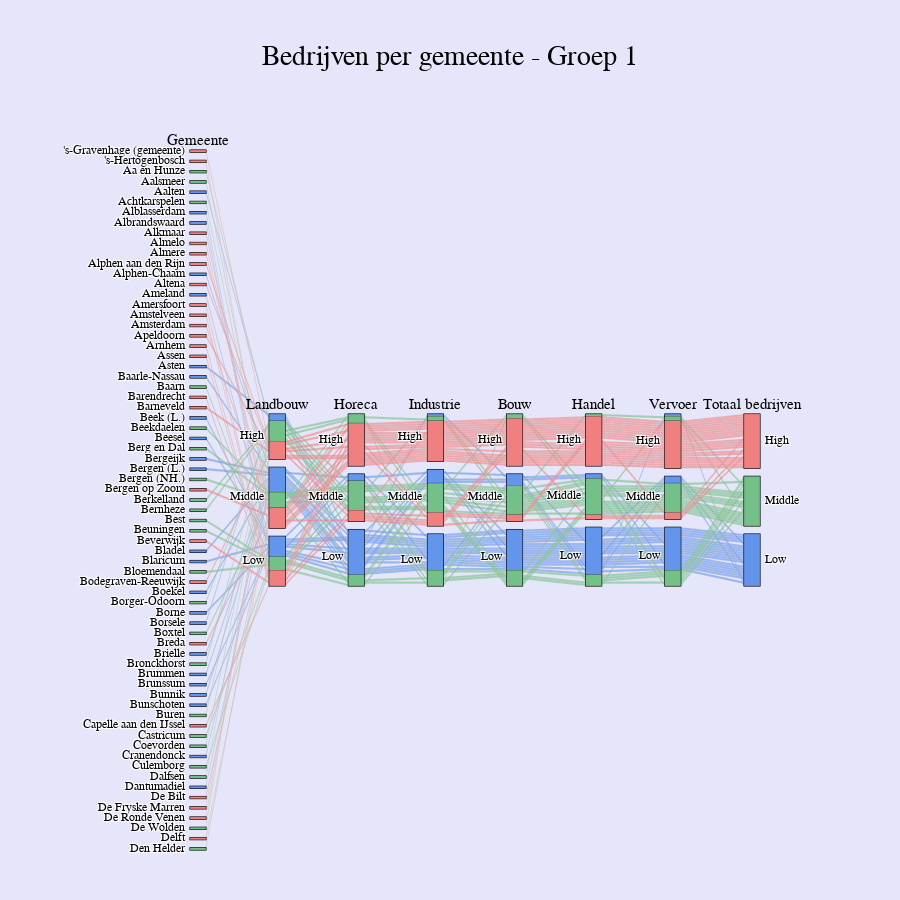
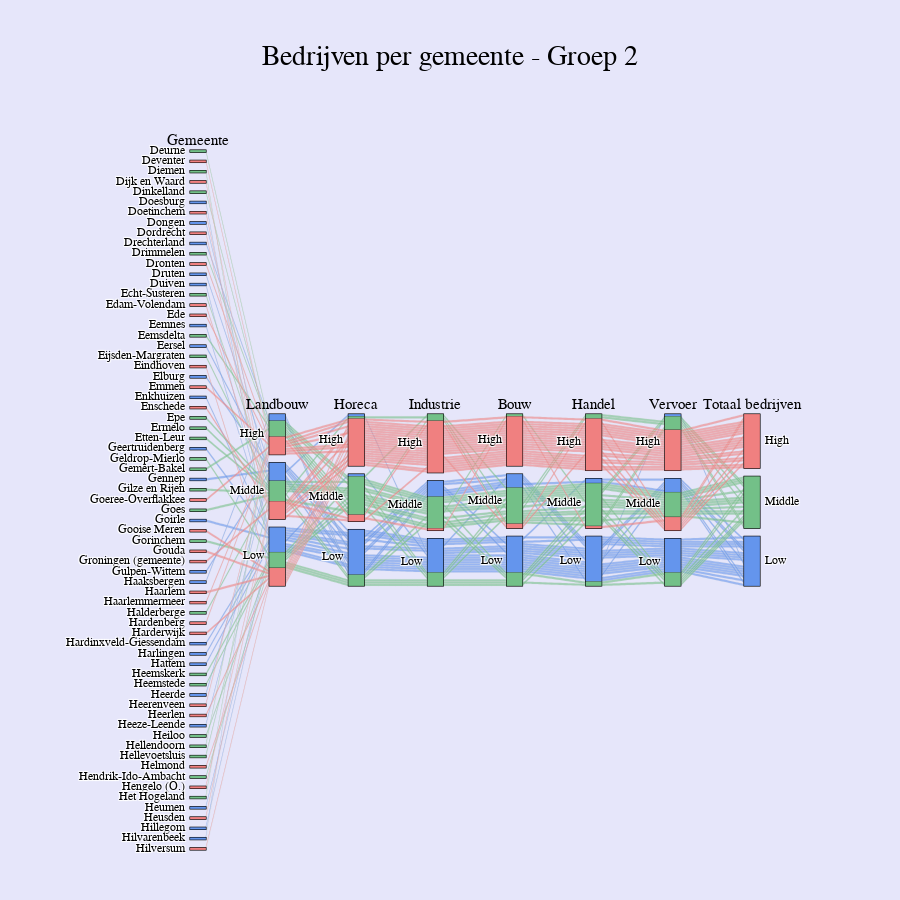
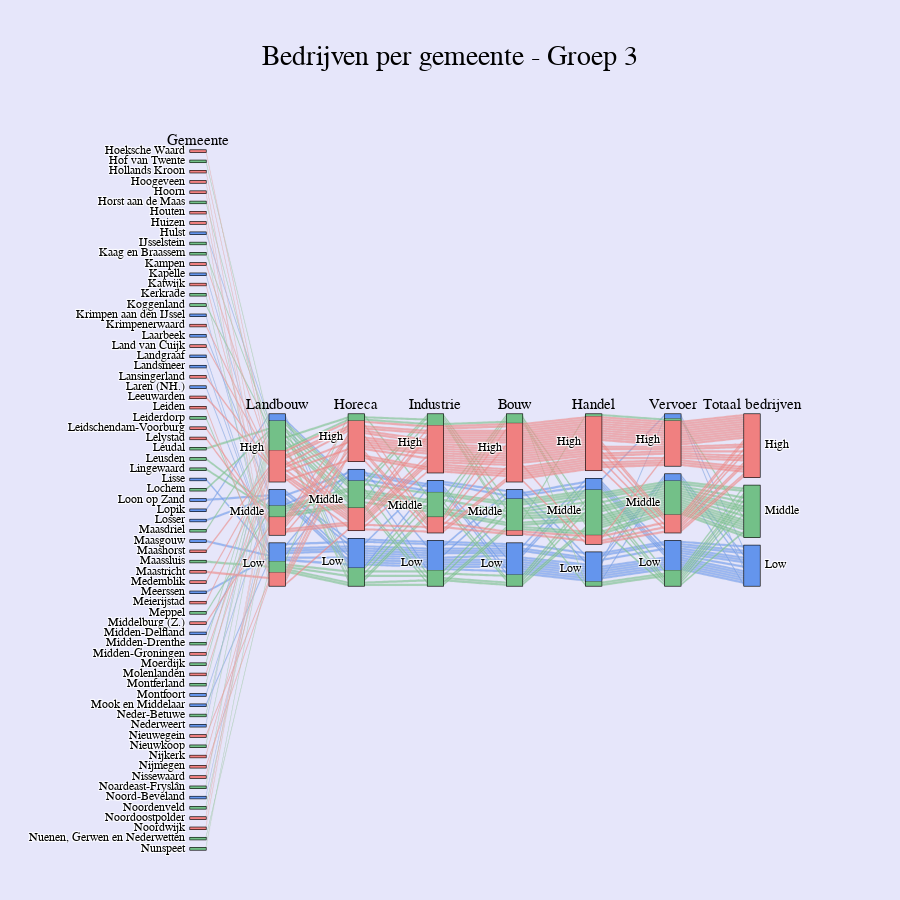
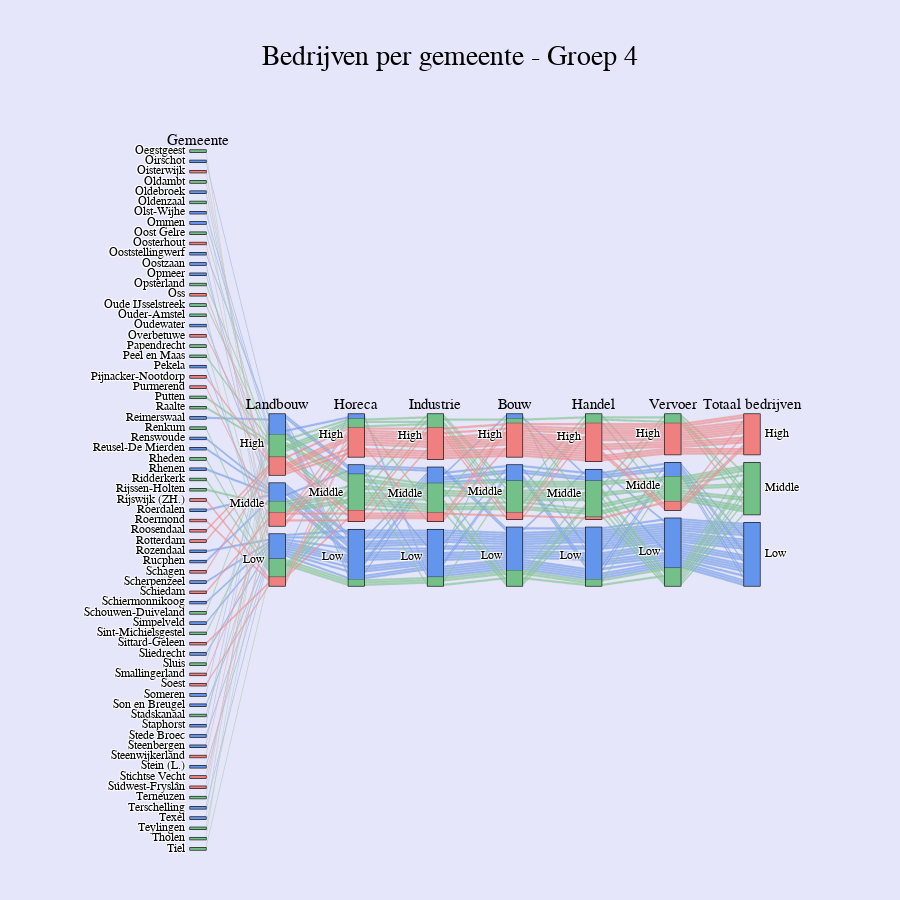

Notebook code cell kept with these figures, in order:
### Code cell
# Load the new dataset
df = pd.read_csv('vestigingen_van_bedrijven_schoongemaakt.csv')

# Classify the number of companies into 'Low', 'Middle', and 'High'
df['company_qcut'] = pd.qcut(df['A-U Alle economische activiteiten'], q=3, labels=['Low', 'Middle', 'High'])
df['I Horeca_qcut'] = pd.qcut(df['I Horeca'], q=3, labels=['Low', 'Middle', 'High'])
df['A Landbouw, bosbouw en visserij_qcut'] = pd.qcut(df['A Landbouw, bosbouw en visserij'], q=3, labels=['Low', 'Middle', 'High'])
df['C Industrie_qcut'] = pd.qcut(df['C Industrie'], q=3, labels=['Low', 'Middle', 'High'])
df['F Bouwnijverheid_qcut'] = pd.qcut(df['F Bouwnijverheid'], q=3, labels=['Low', 'Middle', 'High'])
df['G Handel_qcut'] = pd.qcut(df['G Handel'], q=3, labels=['Low', 'Middle', 'High'])
df['H Vervoer en opslag_qcut'] = pd.qcut(df['H Vervoer en opslag'], q=3, labels=['Low', 'Middle', 'High'])

# Sort the dataframe by municipality
df = df.sort_values("Regio's")

# Split the municipalities into 4 equal groups
num_groups = 5
df['group'] = pd.qcut(range(len(df)), num_groups, labels=False)


# Define a function to create a plot for a specific group
def create_plot(group):
    group_df = df[df['group'] == group]
    dimensions = [
        {'label': 'Gemeente', 'values': group_df["Regio's"], 'categoryorder': 'category ascending', 'ticktext': [_ for _ in group_df["I Horeca"]]},
        {'label': 'Landbouw', 'values': group_df["A Landbouw, bosbouw en visserij_qcut"], 'categoryorder': 'array', 'categoryarray': ['High', 'Middle', 'Low']},
        {'label': 'Horeca', 'values': group_df["I Horeca_qcut"], 'categoryorder': 'array', 'categoryarray': ['High', 'Middle', 'Low']},
        {'label': 'Industrie', 'values': group_df["C Industrie_qcut"], 'categoryorder': 'array', 'categoryarray': ['High', 'Middle', 'Low']},
        {'label': 'Bouw', 'values': group_df["F Bouwnijverheid_qcut"], 'categoryorder': 'array', 'categoryarray': ['High', 'Middle', 'Low']},
        {'label': 'Handel', 'values': group_df["G Handel_qcut"], 'categoryorder': 'array', 'categoryarray': ['High', 'Middle', 'Low']},
        {'label': 'Vervoer', 'values': group_df["H Vervoer en opslag_qcut"], 'categoryorder': 'array', 'categoryarray': ['High', 'Middle', 'Low']},
        {'label': 'Totaal bedrijven', 'values': group_df['company_qcut'], 'categoryorder': 'array', 'categoryarray': ['High', 'Middle', 'Low']}
    ]
    colors = {'Low': 0, 'Middle': 0.5, 'High': 1}
    # color_scale = [[0, '#A8E0B7'], [0.5, '#73C088'], [1, '#397D54']]
    color_scale = [[0, 'cornflowerblue'], [0.5, '#73C088'], [1, 'lightcoral']]
    color_vals = group_df['company_qcut'].map(colors)
    fig = go.Figure(go.Parcats(
        dimensions=dimensions,
        line={'color': color_vals, 'colorscale': color_scale},
        labelfont={'size': 15},
        tickfont={'size': 12},
        # dimensiondefaults={'ticktext': ['Low', 'Middle', 'High']}
    ))
    
    
    
    
    
    fig.update_layout(
        # title=f'Bedrijven per gemeente - Group {group + 1}',
        height=900,
        title={
        'text': f'Bedrijven per gemeente - Groep {group + 1}',
        'y':0.95,
        'x':0.5,
        'xanchor': 'center',
        'yanchor': 'top'
        },
        font=dict(
            family="Courier New, monospace",
            size=20,
            # color="#235D3A"
            color='black' 
        ),
        margin=dict(l=150, r=100, t=150, b=50),
        plot_bgcolor='red',
        paper_bgcolor='lavender',
        bargap=1,
    )
    
    return fig

# Create plots for each group
for group in range(num_groups):
    fig = create_plot(group)
    fig.show()

### Figure 1 — Plotly figure (JSON) as saved in the notebook; plotly's stock layout.template omitted (floating-point values rounded to 4 significant figures)
{"data": [{"dimensions": [{"categoryorder": "category ascending", "label": "Gemeente", "ticktext": [3050, 770, 150, 110, 90, 80, 55, 55, 505, 220, 865, 300, 65, 165, 140, 605, 350, 8650, 675, 760, 210, 75, 50, 105, 105, 220, 75, 165, 45, 155, 95, 80, 290, 290, 175, 90, 85, 80, 235, 80, 35, 100, 110, 30, 130, 60, 75, 130, 920, 80, 180, 75, 95, 45, 80, 110, 155, 150, 180, 80, 85, 105, 50, 120, 310, 200, 120, 520, 215], "values": ["'s-Gravenhage (gemeente)", "'s-Hertogenbosch", "Aa en Hunze", "Aalsmeer", "Aalten", "Achtkarspelen", "Alblasserdam", "Albrandswaard", "Alkmaar", "Almelo", "Almere", "Alphen aan den Rijn", "Alphen-Chaam", "Altena", "Ameland", "Amersfoort", "Amstelveen", "Amsterdam", "Apeldoorn", "Arnhem", "Assen", "Asten", "Baarle-Nassau", "Baarn", "Barendrecht", "Barneveld", "Beek (L.)", "Beekdaelen", "Beesel", "Berg en Dal", "Bergeijk", "Bergen (L.)", "Bergen (NH.)", "Bergen op Zoom", "Berkelland", "Bernheze", "Best", "Beuningen", "Beverwijk", "Bladel", "Blaricum", "Bloemendaal", "Bodegraven-Reeuwijk", "Boekel", "Borger-Odoorn", "Borne", "Borsele", "Boxtel", "Breda", "Brielle", "Bronckhorst", "Brummen", "Brunssum", "Bunnik", "Bunschoten", "Buren", "Capelle aan den IJssel", "Castricum", "Coevorden", "Cranendonck", "Culemborg", "Dalfsen", "Dantumadiel", "De Bilt", "De Fryske Marren", "De Ronde Venen", "De Wolden", "Delft", "Den Helder"]}, {"categoryarray": ["High", "Middle", "Low"], "categoryorder": "array", "label": "Landbouw", "values": ["High", "Middle", "High", "Middle", "High", "Middle", "Low", "Low", "Middle", "Middle", "Middle", "High", "Middle", "High", "Low", "Low", "Low", "Middle", "High", "Low", "Low", "High", "Middle", "Low", "Low", "High", "Low", "Middle", "Low", "Middle", "Middle", "Middle", "Middle", "Middle", "High", "High", "Low", "Low", "Low", "Middle", "Low", "Low", "High", "Middle", "High", "Low", "High", "Middle", "Middle", "Middle", "High", "Middle", "Low", "Middle", "Low", "High", "Low", "Low", "High", "Middle", "Low", "High", "Middle", "Middle", "High", "High", "High", "Middle", "Middle"]}, {"categoryarray": ["High", "Middle", "Low"], "categoryorder": "array", "label": "Horeca", "values": ["High", "High", "Middle", "Middle", "Low", "Low", "Low", "Low", "High", "High", "High", "High", "Low", "Middle", "Middle", "High", "High", "High", "High", "High", "High", "Low", "Low", "Middle", "Middle", "High", "Low", "Middle", "Low", "Middle", "Middle", "Low", "High", "High", "Middle", "Low", "Low", "Low", "High", "Low", "Low", "Middle", "Middle", "Low", "Middle", "Low", "Low", "Middle", "High", "Low", "High", "Low", "Middle", "Low", "Low", "Middle", "Middle", "Middle", "High", "Low", "Low", "Middle", "Low", "Middle", "High", "High", "Middle", "High", "High"]}, {"categoryarray": ["High", "Middle", "Low"], "categoryorder": "array", "label": "Industrie", "values": ["High", "High", "Low", "Middle", "Middle", "Low", "Low", "Low", "High", "High", "High", "High", "Low", "High", "Low", "High", "High", "High", "High", "High", "Middle", "Middle", "Low", "Low", "Middle", "High", "Low", "Middle", "Low", "Middle", "Middle", "Low", "Low", "High", "High", "Middle", "Middle", "Low", "Middle", "High", "Low", "Low", "Middle", "Low", "Middle", "Low", "Middle", "Middle", "High", "Low", "High", "Low", "Low", "Low", "Middle", "Middle", "Middle", "Low", "Middle", "Middle", "Middle", "Middle", "Low", "Middle", "High", "High", "Middle", "High", "Middle"]}, {"categoryarray": ["High", "Middle", "Low"], "categoryorder": "array", "label": "Bouw", "values": ["High", "High", "Low", "Middle", "Low", "High", "Low", "Low", "High", "High", "High", "High", "Low", "High", "Low", "High", "High", "High", "High", "High", "Middle", "Low", "Low", "Middle", "Middle", "High", "Low", "Middle", "Low", "Middle", "Middle", "Low", "Middle", "High", "Middle", "High", "Middle", "Low", "High", "Middle", "Low", "Low", "High", "Low", "Low", "Low", "Low", "Middle", "High", "Low", "Middle", "Low", "Low", "Low", "Middle", "Middle", "High", "Middle", "Middle", "Middle", "Low", "Low", "Middle", "Middle", "High", "High", "Low", "High", "Middle"]}, {"categoryarray": ["High", "Middle", "Low"], "categoryorder": "array", "label": "Handel", "values": ["High", "High", "Low", "High", "Low", "Middle", "Low", "Low", "High", "High", "High", "High", "Low", "High", "Low", "High", "High", "High", "High", "High", "High", "Low", "Low", "Low", "High", "High", "Low", "Middle", "Low", "Low", "Low", "Low", "Middle", "High", "Middle", "Middle", "Middle", "Middle", "High", "Middle", "Low", "Low", "Middle", "Low", "Low", "Low", "Low", "Middle", "High", "Low", "Middle", "Low", "Low", "Low", "Middle", "Middle", "High", "Middle", "Middle", "Low", "Middle", "Middle", "Low", "Middle", "High", "High", "Middle", "High", "Middle"]}, {"categoryarray": ["High", "Middle", "Low"], "categoryorder": "array", "label": "Vervoer", "values": ["High", "High", "Low", "High", "Low", "Middle", "Middle", "High", "High", "High", "High", "High", "Low", "High", "Low", "High", "High", "High", "High", "High", "Middle", "Low", "Low", "Low", "High", "High", "Middle", "Middle", "Low", "Low", "Low", "Low", "Low", "High", "Low", "Middle", "Middle", "Middle", "High", "Low", "Low", "Low", "Middle", "Low", "Middle", "Low", "Middle", "Middle", "High", "Low", "Low", "Low", "Low", "Low", "Low", "High", "High", "Middle", "Middle", "Low", "Middle", "Middle", "Low", "Middle", "High", "High", "Middle", "High", "Middle"]}, {"categoryarray": ["High", "Middle", "Low"], "categoryorder": "array", "label": "Totaal bedrijven", "values": ["High", "High", "Middle", "Middle", "Low", "Middle", "Low", "Low", "High", "High", "High", "High", "Low", "High", "Low", "High", "High", "High", "High", "High", "High", "Low", "Low", "Middle", "High", "High", "Low", "Middle", "Low", "Middle", "Low", "Low", "Middle", "High", "Middle", "Middle", "Middle", "Middle", "High", "Low", "Low", "Middle", "High", "Low", "Middle", "Low", "Low", "Middle", "High", "Low", "Middle", "Low", "Low", "Low", "Low", "Middle", "High", "Middle", "Middle", "Low", "Middle", "Middle", "Low", "High", "High", "High", "Middle", "High", "Middle"]}], "labelfont": {"size": 15}, "line": {"color": [1, 1, 0.5, 0.5, 0, 0.5, 0, 0, 1, 1, 1, 1, 0, 1, 0, 1, 1, 1, 1, 1, 1, 0, 0, 0.5, 1, 1, 0, 0.5, 0, 0.5, 0, 0, 0.5, 1, 0.5, 0.5, 0.5, 0.5, 1, 0, 0, 0.5, 1, 0, 0.5, 0, 0, 0.5, 1, 0, 0.5, 0, 0, 0, 0, 0.5, 1, 0.5, 0.5, 0, 0.5, 0.5, 0, 1, 1, 1, 0.5, 1, 0.5], "colorscale": [[0, "cornflowerblue"], [0.5, "#73C088"], [1, "lightcoral"]]}, "tickfont": {"size": 12}, "type": "parcats"}], "layout": {"bargap": 1, "font": {"color": "black", "family": "Courier New, monospace", "size": 20}, "height": 900, "margin": {"b": 50, "l": 150, "r": 100, "t": 150}, "paper_bgcolor": "lavender", "plot_bgcolor": "red", "title": {"text": "Bedrijven per gemeente - Groep 1", "x": 0.5, "xanchor": "center", "y": 0.95, "yanchor": "top"}}}

### Figure 2 — Plotly figure (JSON) as saved in the notebook; plotly's stock layout.template omitted (floating-point values rounded to 4 significant figures)
{"data": [{"dimensions": [{"categoryorder": "category ascending", "label": "Gemeente", "ticktext": [120, 405, 160, 205, 125, 55, 200, 75, 385, 65, 100, 115, 60, 70, 120, 140, 385, 25, 145, 90, 155, 1165, 85, 355, 90, 555, 140, 150, 110, 80, 135, 130, 70, 90, 205, 195, 65, 265, 150, 225, 1075, 215, 85, 880, 645, 90, 210, 190, 30, 95, 55, 95, 90, 70, 185, 355, 80, 60, 110, 115, 315, 70, 250, 175, 55, 155, 60, 90, 415], "values": ["Deurne", "Deventer", "Diemen", "Dijk en Waard", "Dinkelland", "Doesburg", "Doetinchem", "Dongen", "Dordrecht", "Drechterland", "Drimmelen", "Dronten", "Druten", "Duiven", "Echt-Susteren", "Edam-Volendam", "Ede", "Eemnes", "Eemsdelta", "Eersel", "Eijsden-Margraten", "Eindhoven", "Elburg", "Emmen", "Enkhuizen", "Enschede", "Epe", "Ermelo", "Etten-Leur", "Geertruidenberg", "Geldrop-Mierlo", "Gemert-Bakel", "Gennep", "Gilze en Rijen", "Goeree-Overflakkee", "Goes", "Goirle", "Gooise Meren", "Gorinchem", "Gouda", "Groningen (gemeente)", "Gulpen-Wittem", "Haaksbergen", "Haarlem", "Haarlemmermeer", "Halderberge", "Hardenberg", "Harderwijk", "Hardinxveld-Giessendam", "Harlingen", "Hattem", "Heemskerk", "Heemstede", "Heerde", "Heerenveen", "Heerlen", "Heeze-Leende", "Heiloo", "Hellendoorn", "Hellevoetsluis", "Helmond", "Hendrik-Ido-Ambacht", "Hengelo (O.)", "Het Hogeland", "Heumen", "Heusden", "Hillegom", "Hilvarenbeek", "Hilversum"]}, {"categoryarray": ["High", "Middle", "Low"], "categoryorder": "array", "label": "Landbouw", "values": ["High", "High", "Low", "Middle", "High", "Low", "Middle", "Middle", "Middle", "High", "High", "High", "Middle", "Low", "Middle", "Middle", "High", "Low", "High", "Middle", "Middle", "Low", "Middle", "High", "Low", "Middle", "Middle", "Middle", "Middle", "Low", "Low", "High", "Middle", "Middle", "High", "Middle", "Low", "Low", "Low", "Low", "Middle", "Middle", "High", "Low", "High", "Middle", "High", "Low", "Low", "Low", "Low", "Low", "Low", "Middle", "High", "Low", "Middle", "Low", "High", "Middle", "Low", "Low", "Middle", "High", "Low", "Middle", "Low", "High", "Low"]}, {"categoryarray": ["High", "Middle", "Low"], "categoryorder": "array", "label": "Horeca", "values": ["Middle", "High", "Middle", "High", "Middle", "Low", "High", "Low", "High", "Low", "Middle", "Middle", "Low", "Low", "Middle", "Middle", "High", "Low", "Middle", "Low", "Middle", "High", "Low", "High", "Low", "High", "Middle", "Middle", "Middle", "Low", "Middle", "Middle", "Low", "Low", "High", "High", "Low", "High", "Middle", "High", "High", "High", "Low", "High", "High", "Low", "High", "High", "Low", "Middle", "Low", "Middle", "Low", "Low", "High", "High", "Low", "Low", "Middle", "Middle", "High", "Low", "High", "Middle", "Low", "Middle", "Low", "Low", "High"]}, {"categoryarray": ["High", "Middle", "Low"], "categoryorder": "array", "label": "Industrie", "values": ["High", "High", "Low", "High", "Middle", "Low", "High", "Middle", "High", "Middle", "Middle", "High", "Low", "Low", "Middle", "Middle", "High", "Low", "Middle", "Middle", "Middle", "High", "Low", "High", "Middle", "High", "Middle", "Low", "Middle", "Middle", "Middle", "Middle", "Low", "Middle", "High", "High", "Low", "High", "Middle", "High", "High", "Low", "Middle", "High", "High", "Middle", "High", "High", "Middle", "Low", "Low", "Low", "Low", "Low", "High", "High", "Low", "Low", "Middle", "Middle", "High", "Low", "High", "High", "Low", "High", "Low", "Low", "High"]}, {"categoryarray": ["High", "Middle", "Low"], "categoryorder": "array", "label": "Bouw", "values": ["Middle", "High", "Middle", "High", "Low", "Low", "High", "Middle", "High", "Middle", "Middle", "Middle", "Low", "Low", "Middle", "High", "High", "Low", "Middle", "Middle", "Low", "High", "Middle", "High", "Middle", "High", "Middle", "Middle", "Middle", "Low", "Middle", "High", "Low", "Low", "High", "Middle", "Low", "High", "Middle", "High", "High", "Low", "Low", "High", "High", "Middle", "High", "High", "Middle", "Low", "Low", "Middle", "Low", "Low", "Middle", "High", "Low", "Low", "Middle", "Middle", "High", "Low", "High", "Middle", "Low", "High", "Low", "Low", "High"]}, {"categoryarray": ["High", "Middle", "Low"], "categoryorder": "array", "label": "Handel", "values": ["Middle", "High", "Middle", "High", "Middle", "Low", "High", "Middle", "High", "Low", "Middle", "High", "Low", "Middle", "Middle", "Middle", "High", "Low", "Middle", "Low", "Low", "High", "Low", "High", "Low", "High", "Middle", "Middle", "High", "Low", "Middle", "Middle", "Low", "Middle", "High", "High", "Low", "High", "Middle", "High", "High", "Low", "Low", "High", "High", "Middle", "High", "High", "Low", "Low", "Low", "Middle", "Middle", "Low", "High", "High", "Low", "Low", "Middle", "Middle", "High", "Middle", "High", "Middle", "Low", "High", "Low", "Low", "High"]}, {"categoryarray": ["High", "Middle", "Low"], "categoryorder": "array", "label": "Vervoer", "values": ["Middle", "High", "High", "High", "Low", "Low", "Middle", "Middle", "High", "Low", "Middle", "Middle", "Low", "Middle", "Middle", "Middle", "High", "Low", "High", "Low", "Low", "High", "Low", "High", "Middle", "High", "Middle", "Low", "High", "Middle", "Middle", "Middle", "Low", "Middle", "High", "High", "Low", "Middle", "Middle", "High", "High", "Low", "Low", "High", "High", "Middle", "High", "Middle", "Middle", "High", "Low", "Middle", "Low", "Low", "High", "High", "Low", "Low", "Low", "Middle", "High", "High", "High", "High", "Low", "Middle", "Middle", "Low", "High"]}, {"categoryarray": ["High", "Middle", "Low"], "categoryorder": "array", "label": "Totaal bedrijven", "values": ["Middle", "High", "Middle", "High", "Middle", "Low", "High", "Low", "High", "Low", "Middle", "High", "Low", "Low", "Middle", "High", "High", "Low", "Middle", "Low", "Middle", "High", "Low", "High", "Low", "High", "Middle", "Middle", "Middle", "Low", "Middle", "Middle", "Low", "Middle", "High", "Middle", "Low", "High", "Middle", "High", "High", "Low", "Low", "High", "High", "Middle", "High", "High", "Low", "Low", "Low", "Middle", "Middle", "Low", "High", "High", "Low", "Middle", "Middle", "Middle", "High", "Middle", "High", "Middle", "Low", "High", "Low", "Low", "High"]}], "labelfont": {"size": 15}, "line": {"color": [0.5, 1, 0.5, 1, 0.5, 0, 1, 0, 1, 0, 0.5, 1, 0, 0, 0.5, 1, 1, 0, 0.5, 0, 0.5, 1, 0, 1, 0, 1, 0.5, 0.5, 0.5, 0, 0.5, 0.5, 0, 0.5, 1, 0.5, 0, 1, 0.5, 1, 1, 0, 0, 1, 1, 0.5, 1, 1, 0, 0, 0, 0.5, 0.5, 0, 1, 1, 0, 0.5, 0.5, 0.5, 1, 0.5, 1, 0.5, 0, 1, 0, 0, 1], "colorscale": [[0, "cornflowerblue"], [0.5, "#73C088"], [1, "lightcoral"]]}, "tickfont": {"size": 12}, "type": "parcats"}], "layout": {"bargap": 1, "font": {"color": "black", "family": "Courier New, monospace", "size": 20}, "height": 900, "margin": {"b": 50, "l": 150, "r": 100, "t": 150}, "paper_bgcolor": "lavender", "plot_bgcolor": "red", "title": {"text": "Bedrijven per gemeente - Groep 2", "x": 0.5, "xanchor": "center", "y": 0.95, "yanchor": "top"}}}

### Figure 3 — Plotly figure (JSON) as saved in the notebook; plotly's stock layout.template omitted (floating-point values rounded to 4 significant figures)
{"data": [{"dimensions": [{"categoryorder": "category ascending", "label": "Gemeente", "ticktext": [265, 150, 160, 180, 290, 195, 125, 110, 150, 90, 95, 175, 45, 185, 180, 55, 55, 180, 85, 360, 115, 55, 160, 50, 535, 605, 65, 275, 295, 170, 100, 140, 75, 160, 110, 55, 90, 85, 115, 215, 90, 790, 170, 85, 305, 120, 260, 60, 175, 175, 125, 115, 125, 45, 40, 55, 75, 190, 90, 135, 760, 210, 210, 95, 125, 125, 275, 90, 145], "values": ["Hoeksche Waard", "Hof van Twente", "Hollands Kroon", "Hoogeveen", "Hoorn", "Horst aan de Maas", "Houten", "Huizen", "Hulst", "IJsselstein", "Kaag en Braassem", "Kampen", "Kapelle", "Katwijk", "Kerkrade", "Koggenland", "Krimpen aan den IJssel", "Krimpenerwaard", "Laarbeek", "Land van Cuijk", "Landgraaf", "Landsmeer", "Lansingerland", "Laren (NH.)", "Leeuwarden", "Leiden", "Leiderdorp", "Leidschendam-Voorburg", "Lelystad", "Leudal", "Leusden", "Lingewaard", "Lisse", "Lochem", "Loon op Zand", "Lopik", "Losser", "Maasdriel", "Maasgouw", "Maashorst", "Maassluis", "Maastricht", "Medemblik", "Meerssen", "Meierijstad", "Meppel", "Middelburg (Z.)", "Midden-Delfland", "Midden-Drenthe", "Midden-Groningen", "Moerdijk", "Molenlanden", "Montferland", "Montfoort", "Mook en Middelaar", "Neder-Betuwe", "Nederweert", "Nieuwegein", "Nieuwkoop", "Nijkerk", "Nijmegen", "Nissewaard", "Noardeast-Fryslân", "Noord-Beveland", "Noordenveld", "Noordoostpolder", "Noordwijk", "Nuenen, Gerwen en Nederwetten", "Nunspeet"]}, {"categoryarray": ["High", "Middle", "Low"], "categoryorder": "array", "label": "Landbouw", "values": ["High", "High", "High", "Middle", "Low", "High", "Middle", "Low", "High", "Low", "High", "High", "Middle", "Middle", "Low", "High", "Low", "High", "Middle", "High", "Low", "Low", "High", "Low", "High", "Low", "Low", "Middle", "Middle", "High", "Middle", "Middle", "Low", "High", "Middle", "High", "Middle", "High", "Low", "High", "Low", "Low", "High", "Low", "High", "Middle", "Middle", "Middle", "High", "High", "High", "High", "High", "Middle", "Low", "High", "High", "Low", "High", "Middle", "Low", "Middle", "High", "Middle", "Middle", "High", "High", "Low", "Middle"]}, {"categoryarray": ["High", "Middle", "Low"], "categoryorder": "array", "label": "Horeca", "values": ["High", "Middle", "Middle", "High", "High", "High", "Middle", "Middle", "Middle", "Low", "Middle", "Middle", "Low", "High", "High", "Low", "Low", "High", "Low", "High", "Middle", "Low", "Middle", "Low", "High", "High", "Low", "High", "High", "Middle", "Middle", "Middle", "Low", "Middle", "Middle", "Low", "Low", "Low", "Middle", "High", "Low", "High", "Middle", "Low", "High", "Middle", "High", "Low", "Middle", "Middle", "Middle", "Middle", "Middle", "Low", "Low", "Low", "Low", "High", "Low", "Middle", "High", "High", "High", "Middle", "Middle", "Middle", "High", "Low", "Middle"]}, {"categoryarray": ["High", "Middle", "Low"], "categoryorder": "array", "label": "Industrie", "values": ["High", "High", "High", "High", "High", "High", "Middle", "Middle", "Middle", "Low", "Middle", "High", "Low", "Middle", "Middle", "Middle", "Low", "High", "Middle", "High", "Low", "Low", "High", "Low", "High", "High", "Low", "Middle", "High", "High", "Low", "Middle", "Low", "Middle", "Middle", "Low", "Low", "Middle", "Middle", "High", "Low", "High", "High", "Low", "High", "Middle", "Middle", "Low", "Middle", "High", "High", "High", "Middle", "Low", "Low", "Middle", "Middle", "Middle", "Middle", "High", "High", "High", "High", "Low", "Low", "High", "Middle", "Low", "Low"]}, {"categoryarray": ["High", "Middle", "Low"], "categoryorder": "array", "label": "Bouw", "values": ["High", "Middle", "High", "High", "High", "Middle", "Middle", "High", "Low", "Middle", "Middle", "High", "Low", "High", "Middle", "High", "Low", "High", "Middle", "High", "Middle", "Low", "High", "Low", "High", "High", "Middle", "High", "High", "Middle", "Low", "Middle", "Low", "Low", "Middle", "Middle", "Low", "High", "Low", "High", "Middle", "High", "High", "Low", "High", "Low", "Middle", "Low", "Middle", "High", "Middle", "High", "Middle", "Low", "Low", "Middle", "Low", "High", "High", "High", "High", "High", "High", "Low", "Low", "High", "High", "Low", "Middle"]}, {"categoryarray": ["High", "Middle", "Low"], "categoryorder": "array", "label": "Handel", "values": ["High", "Middle", "High", "High", "High", "Middle", "Middle", "Middle", "Low", "Middle", "Middle", "High", "Low", "High", "Middle", "Low", "Middle", "High", "Low", "High", "Middle", "Low", "High", "Low", "High", "High", "Low", "High", "High", "Middle", "Middle", "Middle", "Middle", "Middle", "Middle", "Low", "Middle", "Middle", "Low", "High", "Middle", "High", "High", "Low", "High", "Middle", "Middle", "Low", "Middle", "High", "High", "Middle", "Middle", "Low", "Low", "Middle", "Low", "High", "Middle", "High", "High", "High", "Middle", "Low", "Middle", "High", "High", "Middle", "Middle"]}, {"categoryarray": ["High", "Middle", "Low"], "categoryorder": "array", "label": "Vervoer", "values": ["High", "Low", "High", "Middle", "High", "Middle", "Middle", "Middle", "Middle", "Middle", "Middle", "High", "Low", "High", "Middle", "Low", "High", "High", "Low", "High", "Low", "Middle", "High", "Low", "High", "High", "Low", "High", "High", "Middle", "Low", "Middle", "Low", "Low", "Low", "Middle", "Low", "Middle", "High", "Middle", "Middle", "High", "Middle", "Low", "High", "Middle", "Middle", "Low", "Low", "High", "High", "High", "Middle", "Low", "Low", "Middle", "Low", "High", "Middle", "Middle", "High", "High", "Middle", "Low", "Middle", "High", "Middle", "Low", "Middle"]}, {"categoryarray": ["High", "Middle", "Low"], "categoryorder": "array", "label": "Totaal bedrijven", "values": ["High", "Middle", "High", "High", "High", "Middle", "High", "High", "Low", "Middle", "Middle", "High", "Low", "High", "Middle", "Middle", "Low", "High", "Low", "High", "Low", "Low", "High", "Low", "High", "High", "Middle", "High", "High", "Middle", "Middle", "Middle", "Low", "Middle", "Low", "Low", "Low", "Middle", "Low", "High", "Middle", "High", "High", "Low", "High", "Middle", "High", "Low", "Middle", "High", "Middle", "High", "Middle", "Low", "Low", "Middle", "Low", "High", "Middle", "High", "High", "High", "Middle", "Low", "Middle", "High", "High", "Middle", "Middle"]}], "labelfont": {"size": 15}, "line": {"color": [1, 0.5, 1, 1, 1, 0.5, 1, 1, 0, 0.5, 0.5, 1, 0, 1, 0.5, 0.5, 0, 1, 0, 1, 0, 0, 1, 0, 1, 1, 0.5, 1, 1, 0.5, 0.5, 0.5, 0, 0.5, 0, 0, 0, 0.5, 0, 1, 0.5, 1, 1, 0, 1, 0.5, 1, 0, 0.5, 1, 0.5, 1, 0.5, 0, 0, 0.5, 0, 1, 0.5, 1, 1, 1, 0.5, 0, 0.5, 1, 1, 0.5, 0.5], "colorscale": [[0, "cornflowerblue"], [0.5, "#73C088"], [1, "lightcoral"]]}, "tickfont": {"size": 12}, "type": "parcats"}], "layout": {"bargap": 1, "font": {"color": "black", "family": "Courier New, monospace", "size": 20}, "height": 900, "margin": {"b": 50, "l": 150, "r": 100, "t": 150}, "paper_bgcolor": "lavender", "plot_bgcolor": "red", "title": {"text": "Bedrijven per gemeente - Groep 3", "x": 0.5, "xanchor": "center", "y": 0.95, "yanchor": "top"}}}

### Figure 4 — Plotly figure (JSON) as saved in the notebook; plotly's stock layout.template omitted (floating-point values rounded to 4 significant figures)
{"data": [{"dimensions": [{"categoryorder": "category ascending", "label": "Gemeente", "ticktext": [60, 105, 170, 160, 50, 95, 65, 110, 110, 200, 110, 35, 35, 105, 300, 125, 75, 50, 135, 65, 180, 25, 125, 325, 105, 125, 70, 100, 20, 60, 145, 75, 115, 115, 160, 95, 335, 285, 3295, 5, 75, 275, 35, 265, 25, 455, 45, 125, 385, 45, 330, 175, 180, 75, 50, 105, 40, 50, 80, 320, 85, 245, 445, 225, 180, 340, 110, 95, 145], "values": ["Oegstgeest", "Oirschot", "Oisterwijk", "Oldambt", "Oldebroek", "Oldenzaal", "Olst-Wijhe", "Ommen", "Oost Gelre", "Oosterhout", "Ooststellingwerf", "Oostzaan", "Opmeer", "Opsterland", "Oss", "Oude IJsselstreek", "Ouder-Amstel", "Oudewater", "Overbetuwe", "Papendrecht", "Peel en Maas", "Pekela", "Pijnacker-Nootdorp", "Purmerend", "Putten", "Raalte", "Reimerswaal", "Renkum", "Renswoude", "Reusel-De Mierden", "Rheden", "Rhenen", "Ridderkerk", "Rijssen-Holten", "Rijswijk (ZH.)", "Roerdalen", "Roermond", "Roosendaal", "Rotterdam", "Rozendaal", "Rucphen", "Schagen", "Scherpenzeel", "Schiedam", "Schiermonnikoog", "Schouwen-Duiveland", "Simpelveld", "Sint-Michielsgestel", "Sittard-Geleen", "Sliedrecht", "Sluis", "Smallingerland", "Soest", "Someren", "Son en Breugel", "Stadskanaal", "Staphorst", "Stede Broec", "Steenbergen", "Steenwijkerland", "Stein (L.)", "Stichtse Vecht", "Súdwest-Fryslân", "Terneuzen", "Terschelling", "Texel", "Teylingen", "Tholen", "Tiel"]}, {"categoryarray": ["High", "Middle", "Low"], "categoryorder": "array", "label": "Landbouw", "values": ["Low", "High", "Middle", "Middle", "Middle", "Low", "High", "High", "High", "Middle", "High", "Low", "Middle", "High", "High", "High", "Low", "Middle", "High", "Low", "High", "Low", "High", "Middle", "High", "High", "High", "Low", "Middle", "Middle", "Low", "Middle", "Low", "Middle", "Low", "Middle", "Low", "High", "High", "Low", "Middle", "High", "Low", "Middle", "Low", "High", "Low", "Middle", "Low", "Low", "High", "Middle", "Low", "High", "Low", "Middle", "High", "Low", "High", "High", "Low", "Middle", "High", "High", "Low", "High", "Middle", "High", "Low"]}, {"categoryarray": ["High", "Middle", "Low"], "categoryorder": "array", "label": "Horeca", "values": ["Low", "Middle", "Middle", "Middle", "Low", "Middle", "Low", "Middle", "Middle", "High", "Middle", "Low", "Low", "Middle", "High", "Middle", "Low", "Low", "Middle", "Low", "High", "Low", "Middle", "High", "Middle", "Middle", "Low", "Middle", "Low", "Low", "Middle", "Low", "Middle", "Middle", "Middle", "Middle", "High", "High", "High", "Low", "Low", "High", "Low", "High", "Low", "High", "Low", "Middle", "High", "Low", "High", "Middle", "High", "Low", "Low", "Middle", "Low", "Low", "Low", "High", "Low", "High", "High", "High", "High", "High", "Middle", "Middle", "Middle"]}, {"categoryarray": ["High", "Middle", "Low"], "categoryorder": "array", "label": "Industrie", "values": ["Low", "Middle", "Middle", "Middle", "Middle", "Middle", "Low", "Low", "Middle", "High", "Middle", "Low", "Low", "Middle", "High", "High", "Low", "Low", "High", "Low", "High", "Low", "Middle", "High", "Middle", "Middle", "Middle", "Low", "Low", "Low", "Middle", "Low", "High", "Middle", "Middle", "Low", "High", "High", "High", "Low", "Low", "High", "Low", "High", "Low", "High", "Low", "Middle", "High", "Middle", "Middle", "High", "Middle", "Middle", "Low", "Middle", "Low", "Low", "Middle", "High", "Low", "High", "High", "High", "Low", "Low", "Middle", "Middle", "High"]}, {"categoryarray": ["High", "Middle", "Low"], "categoryorder": "array", "label": "Bouw", "values": ["Low", "Low", "Middle", "Middle", "High", "Low", "Low", "Low", "Low", "High", "Low", "Low", "Low", "Middle", "High", "Middle", "Low", "Low", "Middle", "Middle", "Middle", "Low", "High", "High", "Middle", "Low", "Middle", "Low", "Low", "Low", "Middle", "Middle", "High", "Middle", "High", "Low", "Middle", "High", "High", "Low", "High", "High", "Low", "High", "Low", "Middle", "Low", "High", "High", "Middle", "Low", "High", "High", "Middle", "Low", "Middle", "Middle", "Middle", "Middle", "High", "Low", "High", "High", "Middle", "Low", "Low", "Middle", "Middle", "Middle"]}, {"categoryarray": ["High", "Middle", "Low"], "categoryorder": "array", "label": "Handel", "values": ["Low", "Low", "Middle", "Middle", "Low", "Middle", "Low", "Low", "Middle", "High", "Middle", "Low", "Low", "Middle", "High", "Middle", "Low", "Low", "High", "Middle", "High", "Low", "High", "High", "Middle", "Middle", "Middle", "Low", "Low", "Low", "Middle", "Low", "High", "Middle", "High", "Low", "High", "High", "High", "Low", "Middle", "High", "Low", "High", "Low", "Middle", "Low", "Middle", "High", "Middle", "Middle", "High", "High", "Middle", "Low", "Middle", "Low", "Low", "Low", "High", "Low", "High", "High", "High", "Low", "Low", "Middle", "Middle", "High"]}, {"categoryarray": ["High", "Middle", "Low"], "categoryorder": "array", "label": "Vervoer", "values": ["Low", "Low", "Middle", "Middle", "Middle", "Middle", "Low", "Low", "Low", "High", "Low", "Low", "Low", "Middle", "High", "Middle", "Middle", "Low", "High", "High", "Middle", "Low", "High", "High", "Low", "Low", "Middle", "Low", "Low", "Low", "Middle", "Low", "High", "Low", "High", "Low", "High", "High", "High", "Low", "Middle", "Middle", "Low", "High", "Low", "High", "Low", "Low", "High", "Middle", "Middle", "High", "Middle", "Low", "Low", "Low", "Low", "Low", "Middle", "Middle", "Middle", "High", "High", "High", "Low", "Low", "Middle", "Middle", "Middle"]}, {"categoryarray": ["High", "Middle", "Low"], "categoryorder": "array", "label": "Totaal bedrijven", "values": ["Middle", "Low", "High", "Middle", "Low", "Middle", "Low", "Low", "Middle", "High", "Low", "Low", "Low", "Middle", "High", "Middle", "Middle", "Low", "High", "Middle", "Middle", "Low", "High", "High", "Middle", "Middle", "Low", "Middle", "Low", "Low", "Middle", "Low", "Middle", "Middle", "High", "Low", "High", "High", "High", "Low", "Low", "High", "Low", "High", "Low", "Middle", "Low", "Middle", "High", "Low", "Middle", "High", "High", "Low", "Low", "Middle", "Low", "Low", "Low", "High", "Low", "High", "High", "Middle", "Low", "Low", "Middle", "Middle", "Middle"]}], "labelfont": {"size": 15}, "line": {"color": [0.5, 0, 1, 0.5, 0, 0.5, 0, 0, 0.5, 1, 0, 0, 0, 0.5, 1, 0.5, 0.5, 0, 1, 0.5, 0.5, 0, 1, 1, 0.5, 0.5, 0, 0.5, 0, 0, 0.5, 0, 0.5, 0.5, 1, 0, 1, 1, 1, 0, 0, 1, 0, 1, 0, 0.5, 0, 0.5, 1, 0, 0.5, 1, 1, 0, 0, 0.5, 0, 0, 0, 1, 0, 1, 1, 0.5, 0, 0, 0.5, 0.5, 0.5], "colorscale": [[0, "cornflowerblue"], [0.5, "#73C088"], [1, "lightcoral"]]}, "tickfont": {"size": 12}, "type": "parcats"}], "layout": {"bargap": 1, "font": {"color": "black", "family": "Courier New, monospace", "size": 20}, "height": 900, "margin": {"b": 50, "l": 150, "r": 100, "t": 150}, "paper_bgcolor": "lavender", "plot_bgcolor": "red", "title": {"text": "Bedrijven per gemeente - Groep 4", "x": 0.5, "xanchor": "center", "y": 0.95, "yanchor": "top"}}}
